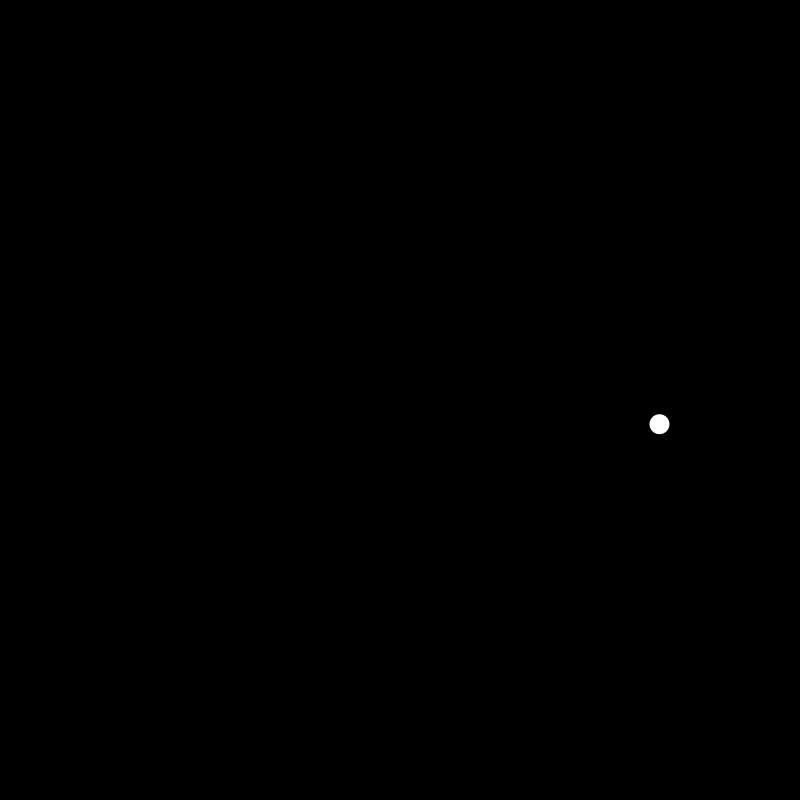
Frame 1 (no input)
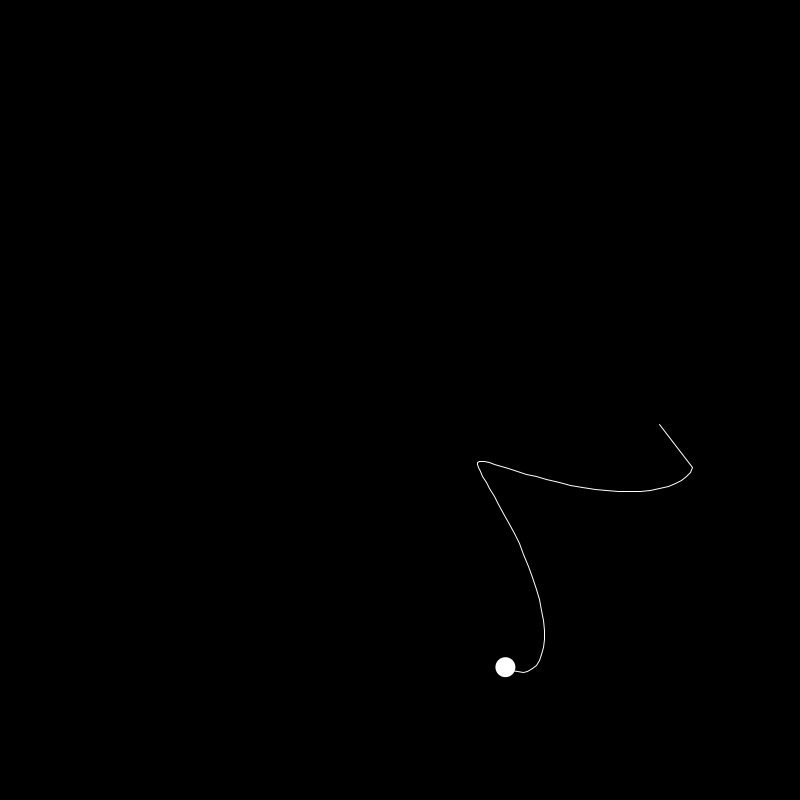
Frame 60 (the mouse pressed at the canvas centre just before this capture)
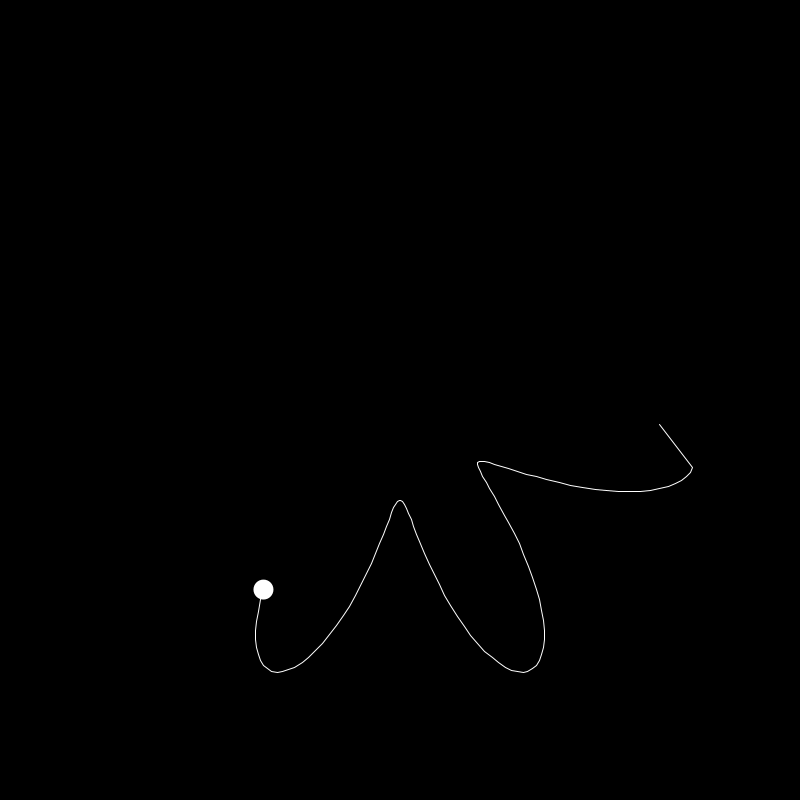
Frame 120 (the mouse held since frame 60 and released just before this capture)

The Processing sketch that drew these frames (run headless with seeded random() and noise(); from frame 60 on, the mouse is pressed at the canvas centre):

// Processing sketch: sin2
// ── sin2.pde


ArrayList<PVector> line = new ArrayList<PVector>();

void setup(){
  
  size(800,800);
}

void draw(){
  background(0);
  ellipseMode(CENTER);
  noStroke();
  fill(255);
  float time = millis()/1000.0;
  float xOrig = 400;
  float yOrig = 400;
  
  // circle
  // float radius = 200;
  
  // flower
  float radius = map(sin(time*7), -1, 1, 100, 300);
  
  float angle = time;
  float x = xOrig + radius * cos(angle);
  float y = yOrig + radius * sin(angle);
  ellipse(x,y,20,20);
  line.add(new PVector(x,y));
  
  stroke(255);
  noFill();
  beginShape();
  for (int i = 0; i < line.size(); i++){
    vertex(line.get(i).x, 
            line.get(i).y);
  }
  endShape();
  
  if (line.size() > 200){
    line.remove(0); 
  }
  

  
}
